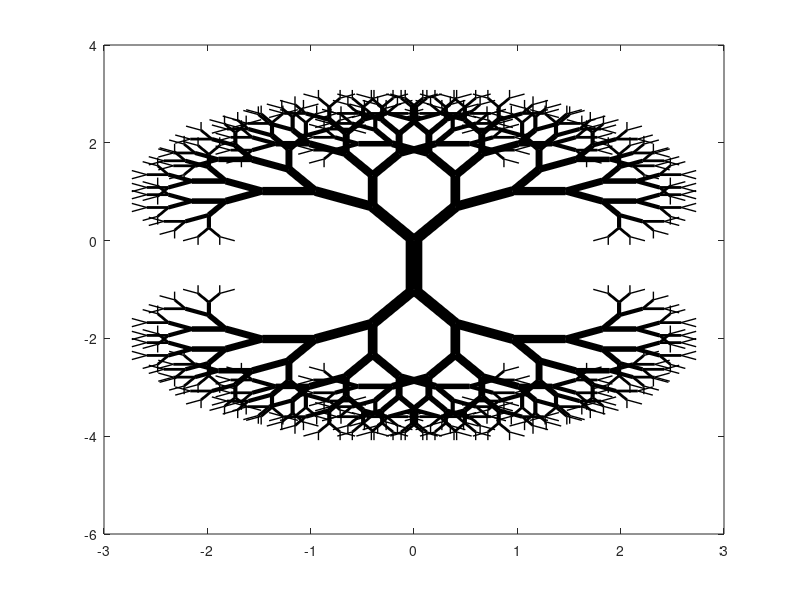

This figure's MATLAB source:
function huffman


%clear;%clear everything
%close all; %close all


%%% Parameters

niter=8;        % number of iterations
trunk=0.5;        % size of the trunk
thick=1.;      % thickness of the branches
shrink=0.8;     % shrink ratio
theta=pi/3;     % angle (in radian)


%%% Figure

figure

%axis off;
%set(gcf,'color','b')
whitebg('white') %background color
plot([0 0],[0 -2*trunk],'k','linewidth',niter*1.5)%plot truck on (0,0)
%set(gca,'XTickLabel',{''})%gca returns the current axes for the current figure
%set(gca,'YTickLabel',{''})
%set(gca,'XTick',[])%remove ticks
%set(gca,'YTick',[])

%%% Initialisation

x=0;
y=0;
k=niter;

addbranch(k,x,y,x,y-1,theta,shrink,thick);
addbranch(k,x,y-1,x,y,theta,shrink,thick);



% ==========================================
% function addbranch
% ==========================================

function addbranch(k,xr,yr,x0,y0,theta,shrink,thick)

%%% Compute the 2 new branches

Lr=sqrt((x0-xr)^2+(y0-yr)^2);   % length of the previous branch
L=shrink*Lr;                    % length of the new branch
    
alpha=atan2(y0-yr,x0-xr); %,=division

x1=x0+L*cos(alpha-theta/2); %branch 1 x-axis
y1=y0+L*sin(alpha-theta/2); %branch 1 y-axis
x2=x0+L*cos(alpha+theta/2); %branch 2 x-axis
y2=y0+L*sin(alpha+theta/2); %branch 2 y-axis

%%% Plot the 2 new branches

hold on;%doesnt plot right away, waits for next command
plot([x0 x1],[y0 y1],'k-','linewidth',k*thick);
hold on;
plot([x0 x2],[y0 y2],'k-','linewidth',k*thick);

%%% To plot green leaves...

%if k==1 %level 1, very end
 %  hold on;
  % plot([x1 x2],[y1 y2],'r.','markersize',40);
%end

%if k==2 %level, 2, second level from top
 %   hold on; 
  %  plot([x1 x2],[y1 y2], 'y.','markersize',50);
%end
%if k==3
 %   hold on;
  %  plot([x1 x2],[y1 y2], 'g.','markersize',60);
%end
%if k==4 
  %  hold on;
   % plot([x1 x2],[y1 y2], 'b.','markersize',70);
%end
%if k==5 
 %   hold on;
  %  plot([x1 x2],[y1 y2], 'm.','markersize',80);
%end


%%% Iteration

if k>1
   k=k-1;    
   addbranch(k,x0,y0,x1,y1,theta,shrink,thick)
   addbranch(k,x0,y0,x2,y2,theta,shrink,thick)
end
